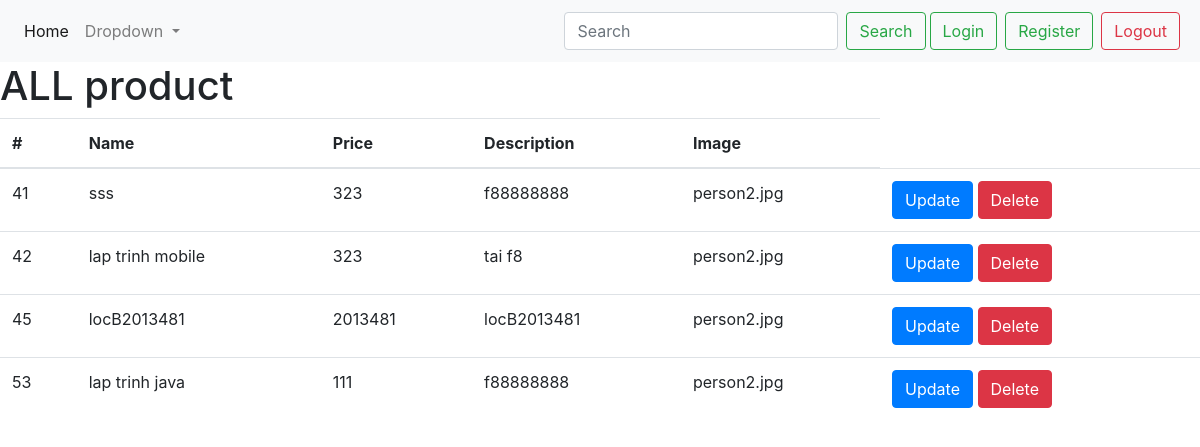
/admin/allproduct.php (signed in), run on the app's committed database.
### tables this page shows
CREATE TABLE `product` (
  `id` int(11) NOT NULL,
  `name` varchar(50) NOT NULL,
  `price` double NOT NULL,
  `description` varchar(50) NOT NULL,
  `image` varchar(50) NOT NULL
);

### admin/allproduct.php (the view, shortened to what this page needs)
<!DOCTYPE html>
<html lang="en">
<head>
</head>
<body>
    <?php
    require_once("../views/navbar.php");
    require_once("../taglib.php");
    ?>
    <h1>ALL product</h1>
    <table class="table">
        <thead>
            <tr>
                <th scope="col">#</th>
                <th scope="col">Name</th>
                <th scope="col">Price</th>
                <th scope="col">Description</th>
                <th scope="col">Image</th>
            </tr>
        </thead>
        <tbody>
            <?php
            include("../connect.php");
            $sql = "SELECT * FROM `product`";
            $result = $conn->query($sql);
            if ($result) {
                while ($row = mysqli_fetch_array($result)) {
                    $id = $row['id'];
                    $name = $row['name'];
                    $price = $row['price'];
                    $description = $row['description'];
                    $image = $row['image'];
                    echo '<tr>
                <td>' . $id . '</td>
                <td>' . $name . '</td>
                <td>' . $price . '</td>
                <td>' . $description . '</td>
                <td>' . $image . '</td>
                <td>
                <a class="btn btn-primary" href="../views/updateProduct.php?updateid=' . $id . '">Update </a>
                <a class="btn btn-danger" href="../controllers/deleteProduct.php?deleteid=' . $id . '">Delete </a>
                </td>
              </tr>';
                }
            }
            ?>
        </tbody>
    </table>
</body>
</html>

### data on the page
product: id "41", name "sss", price "323", description "f88888888", image "person2.jpg"
product: id "42", name "lap trinh mobile", price "323", description "tai f8", image "person2.jpg"
product: id "45", name "locB2013481", price "2013481", description "locB2013481", image "person2.jpg"
product: id "53", name "lap trinh java", price "111", description "f88888888", image "person2.jpg"
